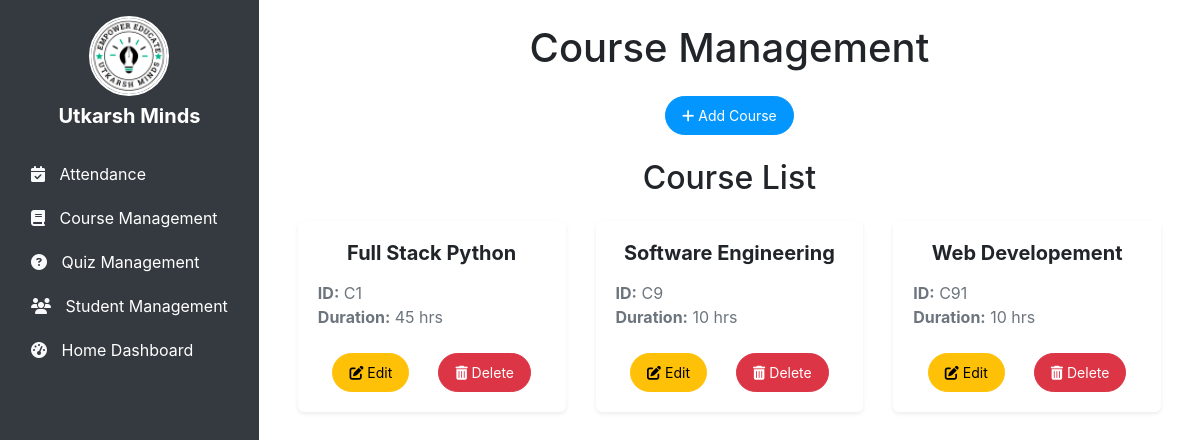
Before: /coursemgt/ with the older database file.
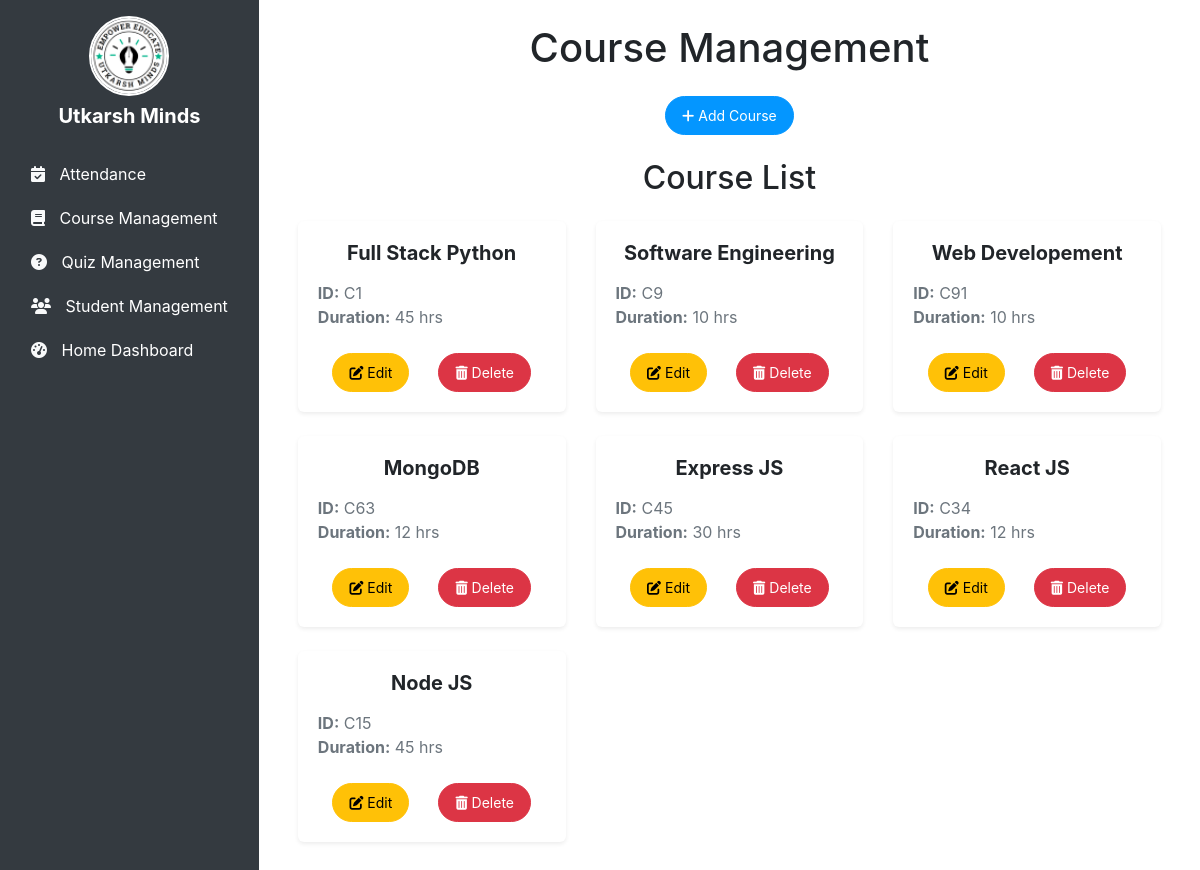
After: the same page with the newer database file.
### coursemgt/models.py (models this page shows, shortened)
class Course(models.Model):
    c_id = models.TextField(primary_key=True)
    cname = models.CharField(max_length=255)
    cduration = models.IntegerField()

### coursemgt/views.py (the view)
# urls.py: path("", views.course_home, name="course_home"),
def course_home(request):
    courses = Course.objects.all()
    return render(request, "coursemgt/course_home.html", {'courses':courses})

### coursemgt/templates/coursemgt/course_home.html (shortened to what this page needs)
{% extends "base.html" %}
{% block linker %}
<link rel="stylesheet" href="/static/css/course_home.css">
{% endblock linker %}
{% block body %}
<h1 class="text-center mb-4">Course Management</h1>
<div class="container">
    <div class="mb-4 text-center">
        <a href="{% url 'course_add' %}" class="btn btn-primary btn-lg">
            <i class="fas fa-plus"></i> Add Course
        </a>
    </div>
    <h2 class="text-center mb-4">Course List</h2>
    <div class="row">
        {% for c in courses %}
        <div class="col-md-4 mb-4">
            <div class="card shadow-sm">
                <div class="card-body">
                    <h5 class="card-title text-center">{{ c.cname }}</h5>
                    <p class="card-text text-muted">
                        <strong>ID:</strong> {{ c.c_id }}<br>
                        <strong>Duration:</strong> {{ c.cduration }} hrs
                    </p>
                    <div class="d-flex justify-content-around">
                        <a href="/coursemgt/course_update/{{ c.c_id }}" class="btn btn-warning">
                            <i class="fas fa-edit"></i> Edit
                        </a>
                        <a href="/coursemgt/course_delete/{{ c.c_id }}" class="btn btn-danger">
                            <i class="fas fa-trash-alt"></i> Delete
                        </a>
                    </div>
                </div>
            </div>
        </div>
        {% endfor %}
    </div>
</div>
{% endblock body %}

Changed rows visible on the page:
added Course: cname "MongoDB", c_id "C63", cduration "12"
added Course: cname "Express JS", c_id "C45", cduration "30"
added Course: cname "React JS", c_id "C34", cduration "12"
added Course: cname "Node JS", c_id "C15", cduration "45"
